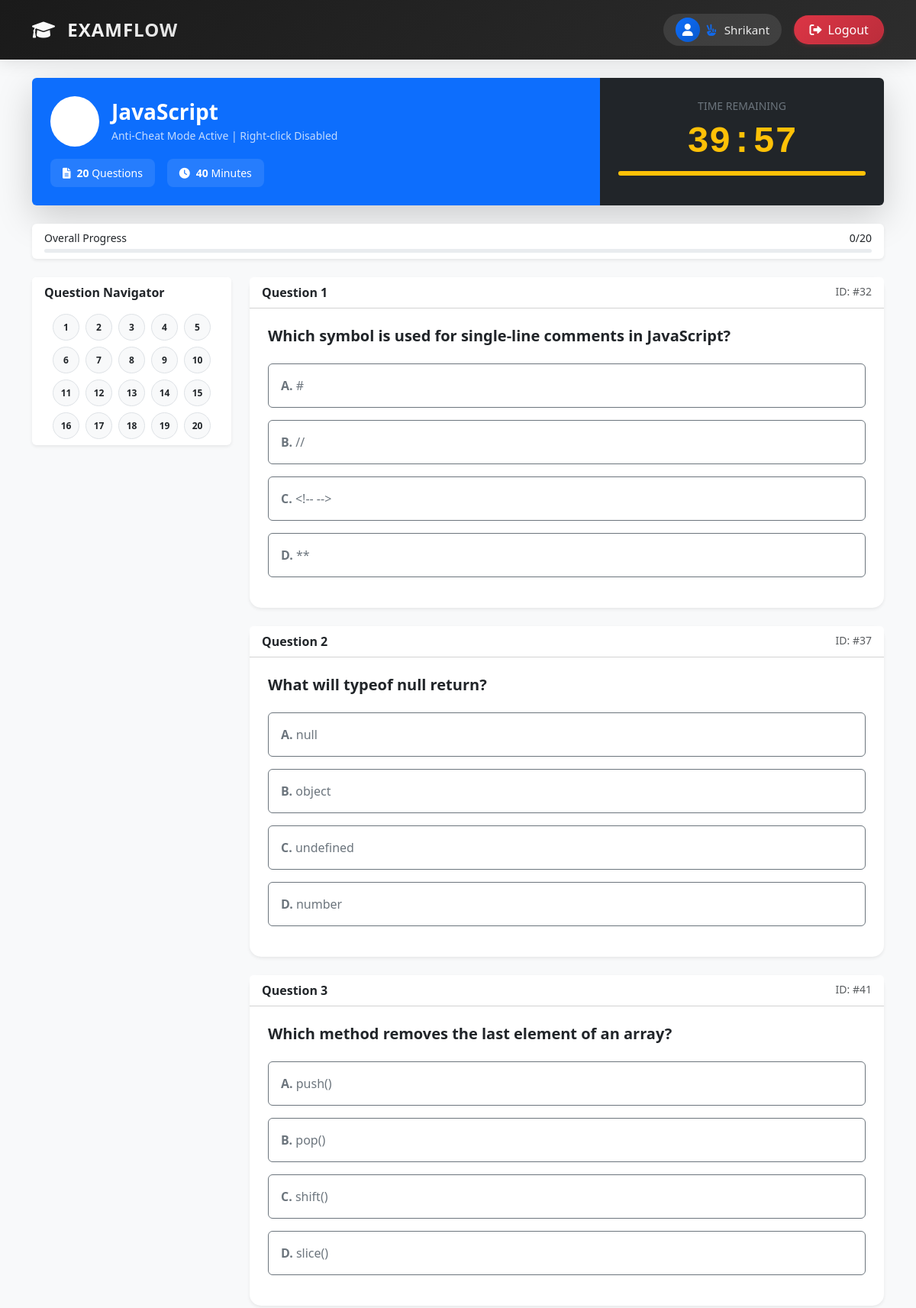
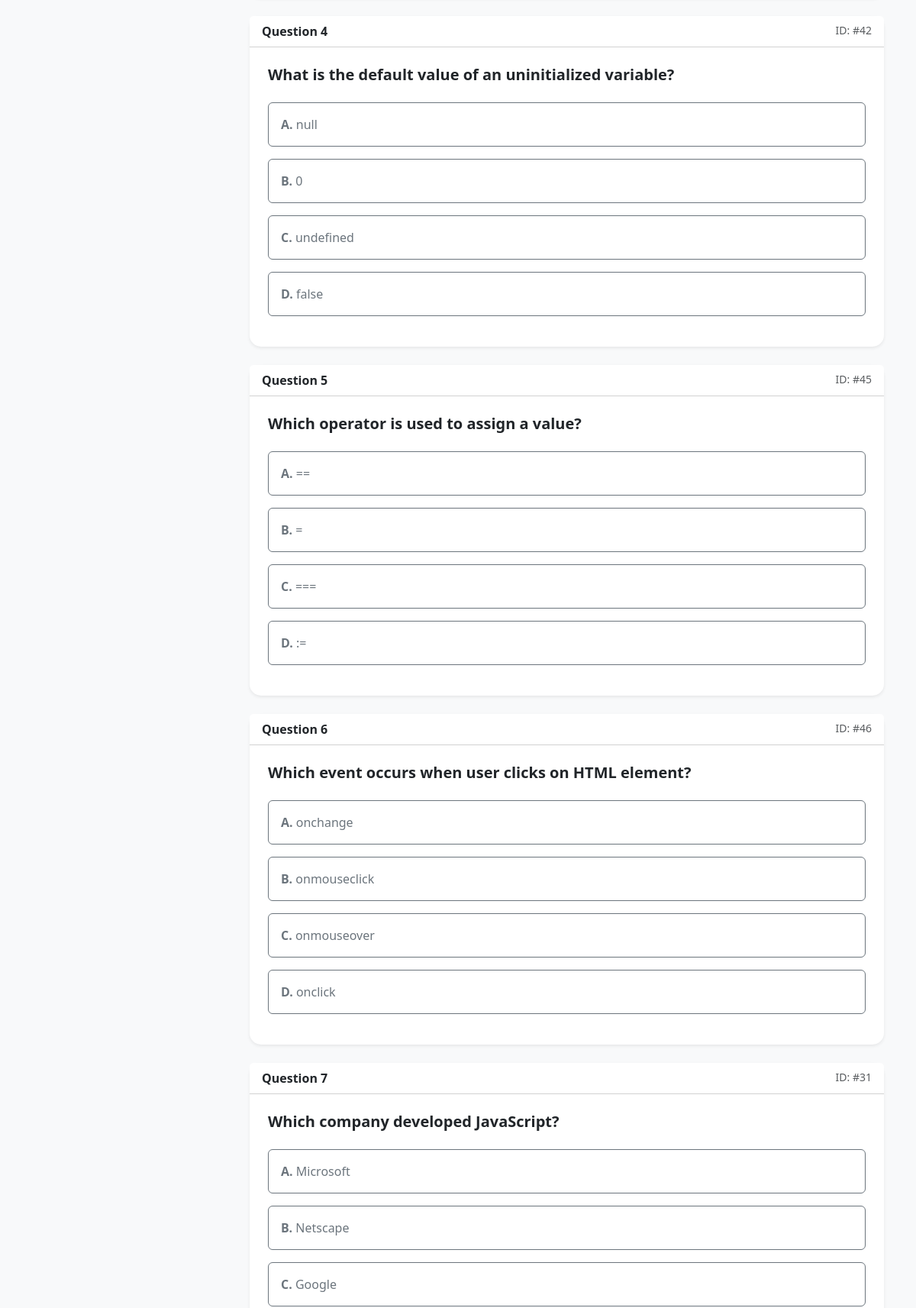
The page /take_exam.php?id=5 (signed in, upper part) on the database its author committed (2 pictures, top to bottom).
### tables this page shows
CREATE TABLE `subjects` (
  `sub_id` int(11) NOT NULL,
  `sub_name` varchar(100) NOT NULL,
  `start_time` datetime DEFAULT NULL,
  `end_time` datetime DEFAULT NULL,
  `exam_duration` int(11) NOT NULL DEFAULT 10
);

CREATE TABLE `questions` (
  `q_id` int(11) NOT NULL,
  `sub_id` int(11) DEFAULT NULL,
  `question` text DEFAULT NULL,
  `option_a` varchar(255) DEFAULT NULL,
  `option_b` varchar(255) DEFAULT NULL,
  `option_c` varchar(255) DEFAULT NULL,
  `option_d` varchar(255) DEFAULT NULL,
  `ans_correct` char(1) DEFAULT NULL
);

### take_exam.php (the view, shortened to what this page needs)
<?php include 'layout/header.php'; ?>
<?php
$sub_id = intval($_GET['id']);
$subject_res = $conn->query("SELECT * FROM subjects WHERE sub_id = $sub_id");
$subject = $subject_res->fetch_assoc();
$exam_duration = isset($subject['exam_duration']) ? $subject['exam_duration'] : 10;
$questions_query = $conn->query("SELECT * FROM questions WHERE sub_id = $sub_id ORDER BY RAND()");
$total_questions = $questions_query->num_rows;
?>
<div class="row g-4 mb-4" oncopy="return false" oncut="return false" onpaste="return false">
    <div class="col-12">
        <div class="card border-0 shadow-lg overflow-hidden">
            <div class="card-body p-0">
                <div class="row g-0">
                    <div class="col-md-8 bg-primary text-white p-4">
                        <div class="d-flex align-items-center mb-3">
                            <div class="bg-white bg-opacity-20 rounded-circle p-3 me-3">
                                <i class="fas fa-pen-fancy fa-2x text-white"></i>
                            </div>
                            <div>
                                <h3 class="fw-bold mb-1"><?php echo $subject['sub_name']; ?></h3>
                                <p class="small mb-0 opacity-75">Anti-Cheat Mode Active | Right-click Disabled</p>
                            </div>
                        </div>
                        <div class="row g-3">
                            <div class="col-auto">
                                <div class="bg-white bg-opacity-10 rounded-3 px-3 py-2 small">
                                    <i class="fas fa-file-alt me-2"></i><b><?php echo $total_questions; ?></b> Questions
                                </div>
                            </div>
                            <div class="col-auto">
                                <div class="bg-white bg-opacity-10 rounded-3 px-3 py-2 small">
                                    <i class="fas fa-clock me-2"></i><b><?php echo $exam_duration; ?></b> Minutes
                                </div>
                            </div>
                        </div>
                    </div>
                    <div class="col-md-4 bg-dark p-4 text-center">
                        <span class="small text-uppercase text-secondary">Time Remaining</span>
                        <div class="timer-display my-2">
                            <h2 id="timer" class="display-5 fw-bold text-warning font-monospace">00:00</h2>
                        </div>
                        <div class="progress bg-secondary bg-opacity-25" style="height: 6px;">
                            <div id="timer-progress" class="progress-bar bg-warning" style="width: 100%"></div>
                        </div>
                    </div>
                </div>
            </div>
        </div>
    </div>
</div>
<div class="card border-0 shadow-sm mb-4">
    <div class="card-body py-2">
        <div class="d-flex justify-content-between small mb-1">
            <span>Overall Progress</span>
            <span id="answered-count">0/<?php echo $total_questions; ?></span>
        </div>
        <div class="progress" style="height: 5px;">
        </div>
    </div>
</div>
<form id="examForm" action="submit_exam.php" method="POST">
    <div class="row g-4">
        <div class="col-lg-3">
            <div class="card border-0 shadow-sm sticky-top" style="top: 20px;">
                <div class="card-header bg-white fw-bold border-0">Question Navigator</div>
                <div class="card-body p-2">
                    <div class="d-flex flex-wrap gap-2 justify-content-center">
                        <?php
                        for($n=1; $n<=$total_questions; $n++):
                        ?>
                        <div id="nav-q-<?php echo $n; ?>" class="badge bg-light text-dark border rounded-circle d-flex align-items-center justify-content-center" style="width:35px; height:35px; cursor:pointer;"><?php echo $n; ?></div>
                        <?php endfor; ?>
                    </div>
                </div>
            </div>
        </div>
        <div class="col-lg-9">
            <?php
            $i = 1;
            while($q = $questions_query->fetch_assoc()):
            ?>
            <div class="card border-0 shadow-sm mb-4 question-card" id="q-box-<?php echo $i; ?>">
                <div class="card-header bg-white d-flex justify-content-between">
                    <span class="fw-bold">Question <?php echo $i; ?></span>
                    <span class="small text-muted">ID: #<?php echo $q['q_id']; ?></span>
                </div>
                <div class="card-body p-4">
                    <h5 class="mb-4 fw-bold"><?php echo htmlspecialchars($q['question']); ?></h5>
                    <div class="options-list">
                        <?php foreach(['A' => 'option_a', 'B' => 'option_b', 'C' => 'option_c', 'D' => 'option_d'] as $key => $val): ?>
                        <div class="mb-3">
                            <label class="btn btn-outline-secondary w-100 text-start p-3" for="q<?php echo $q['q_id'].$key; ?>">
                                <b><?php echo $key; ?>.</b> <?php echo htmlspecialchars($q[$val]); ?>
                            </label>
                        </div>
                        <?php endforeach; ?>
                    </div>
                </div>
            </div>
            <?php $i++; endwhile; ?>
        </div>
    </div>
</form>
<?php include 'layout/footer.php'; ?>

### layout/header.php (style rules this page uses)
:root { --primary-color: #0d6efd; --secondary-color: #6c757d; }

### take_exam.php (style rules this page uses)
.question-card { border-radius: 15px; border-top: 5px solid #0d6efd; }
.sticky-top { z-index: 100; }

### rows shown on the page
subjects: sub_name "JavaScript", exam_duration "40"
questions: q_id "32", question "Which symbol is used for single-line comments in JavaScript?", key "A", option_a "#", key "B", option_b "//", key "C", option_c "<!-- -->", key "D", option_d "**"
questions: q_id "37", question "What will typeof null return?", key "A", option_a "null", key "B", option_b "object", key "C", option_c "undefined", key "D", option_d "number"
questions: q_id "41", question "Which method removes the last element of an array?", key "A", option_a "push()", key "B", option_b "pop()", key "C", option_c "shift()", key "D", option_d "slice()"
questions: q_id "42", question "What is the default value of an uninitialized variable?", key "A", option_a "null", key "B", option_b "0", key "C", option_c "undefined", key "D", option_d "false"
questions: q_id "45", question "Which operator is used to assign a value?", key "A", option_a "==", key "B", option_b "=", key "C", option_c "===", key "D", option_d ":="
questions: q_id "46", question "Which event occurs when user clicks on HTML element?", key "A", option_a "onchange", key "B", option_b "onmouseclick", key "C", option_c "onmouseover", key "D", option_d "onclick"
questions: q_id "31", question "Which company developed JavaScript?", key "A", option_a "Microsoft", key "B", option_b "Netscape", key "C", option_c "Google"

### other values the page prints
explode(' ', $_SESSION['user_name'])[0] "Shrikant"
$total_questions "20"
